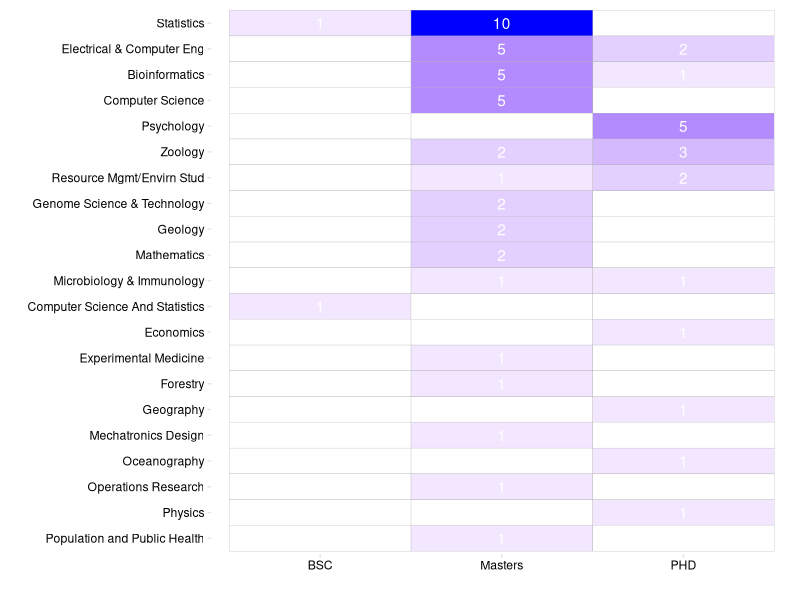
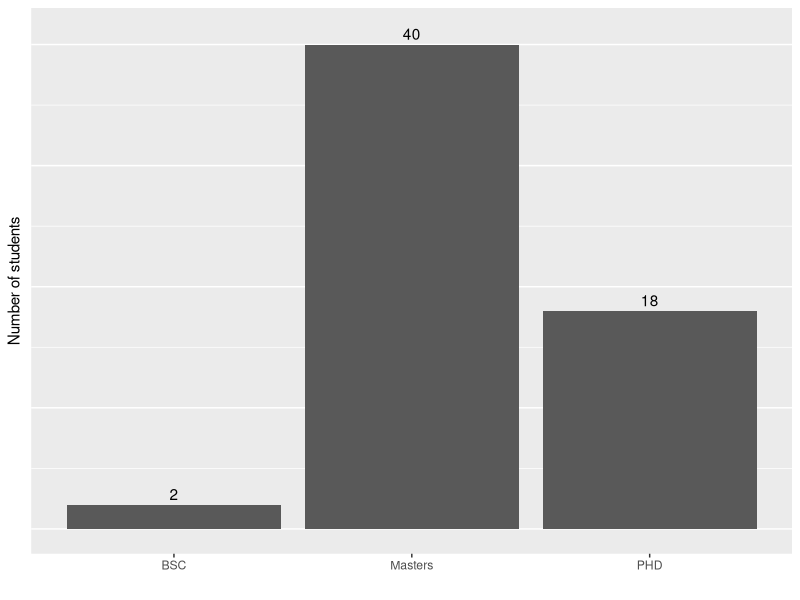
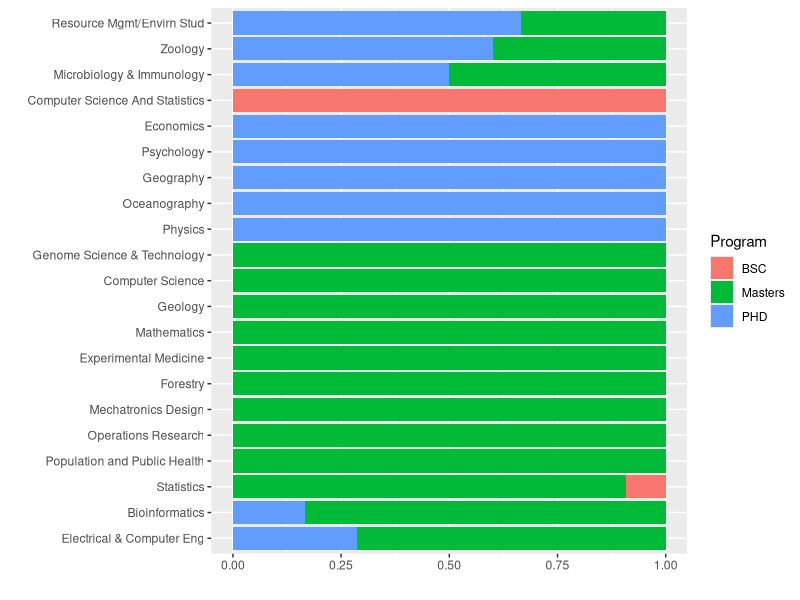

Reproduce these figures in R, in order. (Note: this script raises an error after producing the figures.)
## ---- chunk 1
fig.dir <- 'img/figure/2015-09-27/'
knitr::opts_chunk$set(fig.align='center',
                      fig.path=fig.dir)
## ---- chunk 2
library(tidyr)
library(ggplot2)
library(grid)
library(plyr)

# setwd('_drafts/2015-09-25-stat545-enrollment/')
data <- read.delim('data/2015_STAT545_enrollment.csv', sep=",")
## ---- chunk 3
databysubject <- gather(data, Program, Count, -Subject)
ggplot(subset(databysubject, subset = (databysubject$Program != "Total")),
       aes(y=Subject, x=Program, fill=Count, label=Count)) +
  geom_tile(color="grey70") +
  geom_text(color="white") +
  xlab("") +
  ylab("") +
  scale_fill_gradient(low="white", high="blue") +
  #scale_y_discrete(limits = rev(levels(data$Subject))) +
  scale_y_discrete(limits = rev(as.character(data$Subject))) +
  guides(fill=FALSE) +
  theme(panel.background = element_blank(),
        panel.border = element_blank(),
        panel.grid.major = element_blank(),
        axis.ticks.margin = unit(c(0.1,-1), 'lines'),
        axis.ticks = element_line(colour="grey90"),
        axis.text = element_text(colour="black")
        )
## ---- chunk 4
databyprogram <- data.frame(Count=colSums(data[,c("BSC", "Masters", "PHD")]))
ggplot(databyprogram,
       aes(x=rownames(databyprogram), y=Count, label=Count)) +
  geom_bar(stat="identity") +
  geom_text(vjust=-0.4) +
  ylim(0, 41) +
  xlab("") +
  ylab("Number of students") +
  theme(panel.grid.major.x = element_blank(),
        axis.text.y = element_blank(),
        axis.ticks.y = element_blank()
        )
## ---- chunk 5
dnormS <- with(data, 
              cbind(Subject, 
                    data[,c("BSC", "Masters", "PHD")] / Total))
ord <- hclust(dist(data.frame(dnormS[,c("BSC", "Masters", "PHD")]), 
                   method="euclidean"),
              method="ward.D")$order

datanorm <- gather(dnormS, Program, Count, -Subject)

ggplot(datanorm, aes(x=Subject, y=Count, fill=Program)) +
  geom_bar(stat="identity") + 
  scale_x_discrete(limits = as.character(data$Subject)[ord]) +
  xlab("") +
  ylab("") +
  coord_flip() #+ theme(legend.position="top")
## ---- chunk 6
datanormP <- t(data[,c("BSC", "Masters", "PHD")])
datanormP <- datanormP / rowSums(datanormP)

colnames(datanormP) <- data$Subject
datanormP <- data.frame(Program=rownames(datanormP), datanormP)
datanormP <- datanormP[, order(names(datanormP), decreasing=TRUE)]

datanormP <- gather(datanormP, Program)
colnames(datanormP) <- c("Program", "Subject", "Value")

ggplot(datanormP, aes(x=Program, y=Value, fill=Subject)) +
  geom_bar(stat="identity", color="black") + 
  xlab("") +
  ylab("Proportion of students") + 
  ggtitle("") +
  scale_fill_discrete(guide = guide_legend(reverse=TRUE)) +
  theme(panel.border = element_blank(),
        panel.grid.major.y = element_blank(),
        panel.grid.minor = element_blank(),
        axis.ticks.x = element_line(colour="grey90"),
        axis.ticks.y = element_blank(),
        axis.text.y = element_blank()
        )
